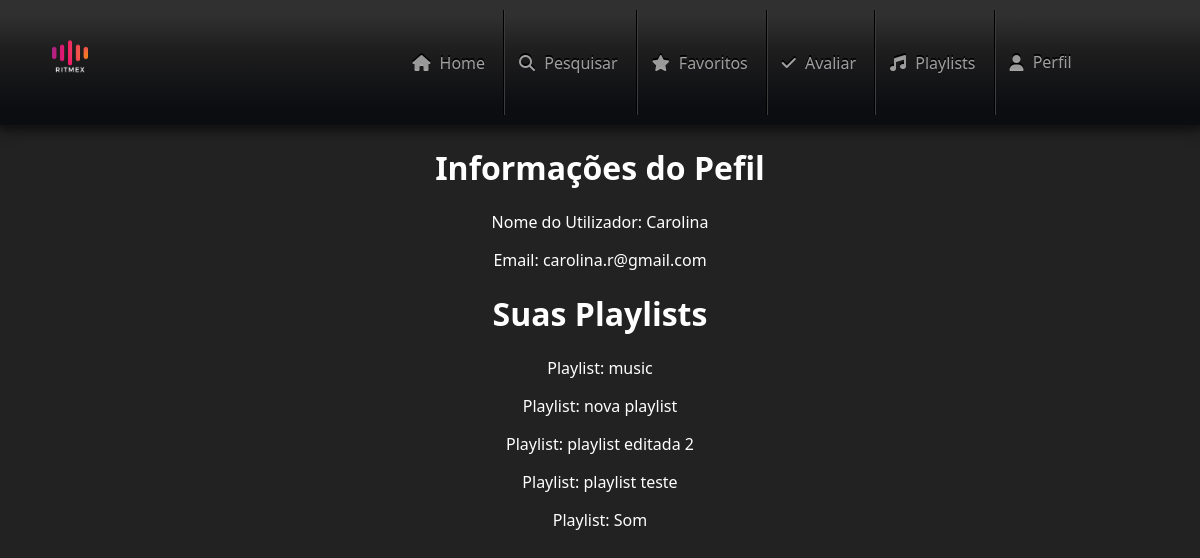
The app's page /Perfis/perfil_utilizador.php (signed in) with its own data.
### tables this page shows
CREATE TABLE IF NOT EXISTS `utilizadores` (
  `id_Utilizador` int(11) NOT NULL AUTO_INCREMENT,
  `nome_utilizador` varchar(70) NOT NULL,
  `email` varchar(70) NOT NULL,
  `senha` varchar(70) NOT NULL,
  `termos` int(11) NOT NULL,
  PRIMARY KEY (`id_Utilizador`)
);

CREATE TABLE IF NOT EXISTS `playlists` (
  `id_Playlist` int(11) NOT NULL AUTO_INCREMENT,
  `nome_playlist` varchar(70) NOT NULL,
  `descricao` varchar(70) NOT NULL,
  `id_Utilizador` int(11) NOT NULL,
  PRIMARY KEY (`id_Playlist`),
  KEY `id_Utilizador` (`id_Utilizador`),
  CONSTRAINT `playlists_ibfk_1` FOREIGN KEY (`id_Utilizador`) REFERENCES `utilizadores` (`id_Utilizador`)
);

### Perfis/perfil_utilizador.php (the view, shortened to what this page needs)
<?php
$servername = "localhost";
$username = "root";
$password = "";
$dbname = "ritmex";
$conn = new mysqli($servername, $username, $password, $dbname);
$user_id = $_SESSION['user_id'];
$sql = "SELECT * FROM utilizadores WHERE id_Utilizador = $user_id";
$result = $conn->query($sql);
$sql_playlists = "SELECT id_Playlist, nome_playlist FROM Playlists WHERE id_Utilizador = $user_id";
$result_playlists = $conn->query($sql_playlists);
if ($result->num_rows > 0) {
    $row = $result->fetch_assoc();
    $nome_utilizador = $row['nome_utilizador'];
    $email = $row['email'];
} else {
    header("Location: ../Login/login.html");
    exit();
}
?>
<!DOCTYPE html>
<html lang="en">
<head>
    <link rel="stylesheet" href="../style.css">
</head>
<body>
<header>
        <span>
            <img src="../Imagens/logo.png" alt="Logo" width="100px" height="100px">
        </span>
        <nav class="menu" id="nav">
            <span class="nav-item active">
                <span class="icon">
                    <i class="fa-solid fa-house"></i>
                </span>
                <a href="../Login/index_utilizadores.php">Home</a>
            </span>
            <span class="nav-item">
                <span class="icon">
                    <i class="fa-solid fa-magnifying-glass"></i>
                </span>
                <a href="../Pesquisar/pesquisar.php">Pesquisar</a>
            </span>
            <span class="nav-item">
                <span class="icon">
                    <i class="fa-solid fa-star"></i>
                </span>
                <a href="../Favoritas/favoritas.php">Favoritos</a>
            </span>
            <span class="nav-item">
                <span class="icon">
                    <i class="fa fa-check" aria-hidden="true"></i>
                </span>
                <a href="../Avaliar/avaliar_musica.php">Avaliar</a>
            </span>
            <span class="nav-item">
                <span class="icon">
                <i class="fa-solid fa-music"></i>
                </span>
                <a href="../Playlists/buscar_playlists.php">Playlists</a>
            </span>
            <span class="nav-item">
                <span class="icon">
                    <i class="fa-solid fa-user"></i>
                </span>
                <?php
                    if (isset($_SESSION['username'])) {
                        echo '<div class="dropdown">';
                        echo '<a href="Perfis/perfil_utilizador.php">Perfil</a>';
                        echo '</div>';
                    }
                ?>
            </span>
        </nav>
    </header>
    <center>
        <div class="perfil-info">
            <h1 style="color:white;" >Informações do Pefil</h1>
            <p style="color:white;" >Nome do Utilizador: <?php echo $nome_utilizador; ?></p>
            <p style="color:white;" >Email: <?php echo $email; ?></p>
        </div>
        <h1 style="color:white;">Suas Playlists</h1>
        <?php
        if ($result_playlists->num_rows > 0) {
            while ($row_playlist = $result_playlists->fetch_assoc()) {
                echo "<p style='color:white;'>Playlist: " . $row_playlist['nome_playlist'] . "</p>";
            }
        } else {
            echo "<p style='color:white;'>Você ainda não criou playlists.</p>";
        }
        ?>
    </center>
</body>
</html>

### style.css (style rules this page uses)
* { box-sizing: border-box; }
body { margin: 0; background-color: #222; font-family: system-ui, sans-serif; }
header { display: flex; justify-content: space-between; padding: 10px 20px; background-image: linear-gradient( rgb(48, 48, 48) 13%, rgb(30, 30, 30) 40%, #0c0d11 86% ); color: rgba(255, 255, 255, 0.6); text-shadow: 0 -2px 0 black; box-shadow: 1px 2px 4px rgb(20, 20, 20), 0 4px 12px rgb(10, 10, 10); }
.menu { margin-right: 90px; }
nav { display: flex; }
.dropdown { position: relative; display: inline-block; }

### records on screen
utilizadores: nome_utilizador "Carolina", email "carolina.r@gmail.com"
playlists: nome_playlist "music"
playlists: nome_playlist "nova playlist"
playlists: nome_playlist "playlist editada 2"
playlists: nome_playlist "playlist teste"
playlists: nome_playlist "Som"
